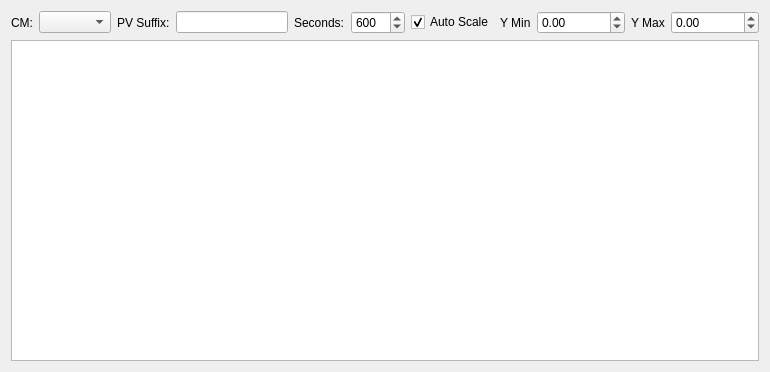
<?xml version="1.0" encoding="UTF-8"?>
<ui version="4.0">
 <class>Form</class>
 <widget class="QWidget" name="Form">
  <property name="geometry">
   <rect>
    <x>0</x>
    <y>0</y>
    <width>770</width>
    <height>372</height>
   </rect>
  </property>
  <property name="windowTitle">
   <string>Form</string>
  </property>
  <layout class="QGridLayout" name="gridLayout">
   <item row="1" column="0">
    <widget class="QLabel" name="label">
     <property name="text">
      <string>CM:</string>
     </property>
    </widget>
   </item>
   <item row="1" column="4">
    <widget class="QLabel" name="label_3">
     <property name="text">
      <string>Seconds:</string>
     </property>
    </widget>
   </item>
   <item row="1" column="5">
    <widget class="QSpinBox" name="second_spinbox">
     <property name="maximum">
      <number>6000</number>
     </property>
     <property name="value">
      <number>600</number>
     </property>
    </widget>
   </item>
   <item row="1" column="10">
    <widget class="QDoubleSpinBox" name="ymax_spinbox">
     <property name="minimum">
      <double>-500000.000000000000000</double>
     </property>
     <property name="maximum">
      <double>500000.000000000000000</double>
     </property>
    </widget>
   </item>
   <item row="1" column="3">
    <widget class="QLineEdit" name="suffix_line_edit"/>
   </item>
   <item row="1" column="8">
    <widget class="QDoubleSpinBox" name="ymin_spinbox">
     <property name="minimum">
      <double>-500000.000000000000000</double>
     </property>
     <property name="maximum">
      <double>500000.000000000000000</double>
     </property>
    </widget>
   </item>
   <item row="1" column="7">
    <widget class="QLabel" name="label_4">
     <property name="text">
      <string>Y Min</string>
     </property>
    </widget>
   </item>
   <item row="1" column="6">
    <widget class="QCheckBox" name="autoscale_checkbox">
     <property name="text">
      <string>Auto Scale</string>
     </property>
     <property name="checked">
      <bool>true</bool>
     </property>
    </widget>
   </item>
   <item row="1" column="1">
    <widget class="QComboBox" name="cm_combobox"/>
   </item>
   <item row="1" column="2">
    <widget class="QLabel" name="label_2">
     <property name="text">
      <string>PV Suffix:</string>
     </property>
    </widget>
   </item>
   <item row="1" column="9">
    <widget class="QLabel" name="label_5">
     <property name="text">
      <string>Y Max</string>
     </property>
    </widget>
   </item>
   <item row="3" column="0" colspan="11">
    <widget class="PyDMArchiverTimePlot" name="plot">
     <property name="toolTip">
      <string/>
     </property>
     <property name="updateMode" stdset="0">
      <enum>PyDMTimePlot::AtFixedRate</enum>
     </property>
     <property name="timeSpan">
      <double>600.000000000000000</double>
     </property>
    </widget>
   </item>
  </layout>
 </widget>
 <customwidgets>
  <customwidget>
   <class>PyDMTimePlot</class>
   <extends>QGraphicsView</extends>
   <header>pydm.widgets.timeplot</header>
  </customwidget>
  <customwidget>
   <class>PyDMArchiverTimePlot</class>
   <extends>PyDMTimePlot</extends>
   <header>pydm.widgets.archiver_time_plot</header>
  </customwidget>
 </customwidgets>
 <resources/>
 <connections/>
</ui>
